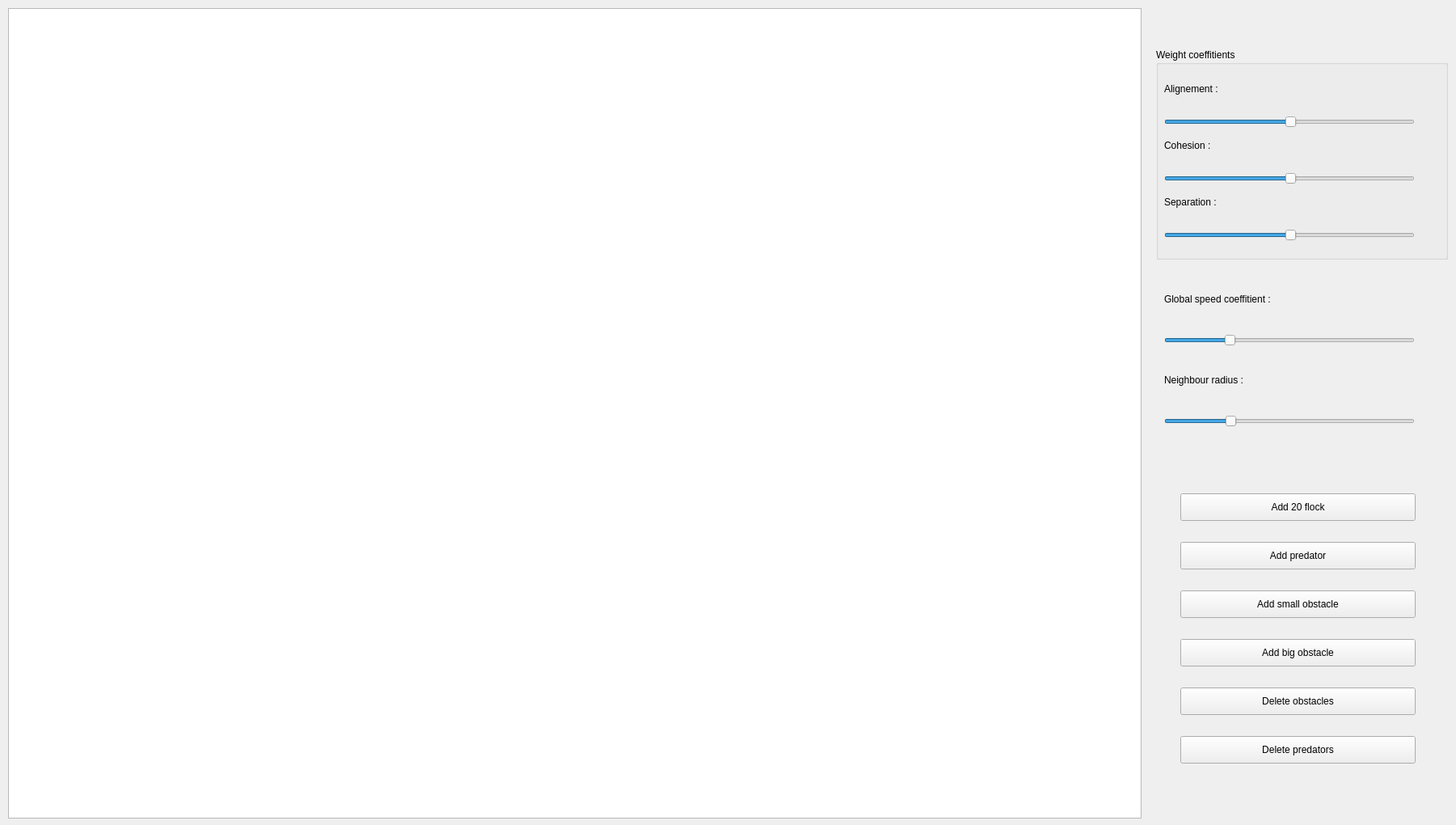
<?xml version="1.0" encoding="UTF-8"?>
<ui version="4.0">
 <class>MainWindow</class>
 <widget class="QMainWindow" name="MainWindow">
  <property name="geometry">
   <rect>
    <x>0</x>
    <y>0</y>
    <width>1801</width>
    <height>1020</height>
   </rect>
  </property>
  <property name="windowTitle">
   <string>MainWindow</string>
  </property>
  <widget class="QWidget" name="centralWidget">
   <widget class="QGraphicsView" name="view">
    <property name="geometry">
     <rect>
      <x>10</x>
      <y>10</y>
      <width>1402</width>
      <height>1002</height>
     </rect>
    </property>
    <property name="mouseTracking">
     <bool>false</bool>
    </property>
   </widget>
   <widget class="QGroupBox" name="groupBox">
    <property name="geometry">
     <rect>
      <x>1430</x>
      <y>60</y>
      <width>361</width>
      <height>261</height>
     </rect>
    </property>
    <property name="title">
     <string>Weight coeffitients</string>
    </property>
    <widget class="QLabel" name="label_2">
     <property name="geometry">
      <rect>
       <x>10</x>
       <y>40</y>
       <width>131</width>
       <height>19</height>
      </rect>
     </property>
     <property name="text">
      <string>Alignement :</string>
     </property>
    </widget>
    <widget class="QSlider" name="alignmentSlider">
     <property name="geometry">
      <rect>
       <x>10</x>
       <y>80</y>
       <width>310</width>
       <height>22</height>
      </rect>
     </property>
     <property name="sliderPosition">
      <number>50</number>
     </property>
     <property name="orientation">
      <enum>Qt::Horizontal</enum>
     </property>
    </widget>
    <widget class="QLabel" name="label_3">
     <property name="geometry">
      <rect>
       <x>10</x>
       <y>110</y>
       <width>151</width>
       <height>19</height>
      </rect>
     </property>
     <property name="text">
      <string>Cohesion :</string>
     </property>
    </widget>
    <widget class="QSlider" name="cohesionSlider">
     <property name="geometry">
      <rect>
       <x>10</x>
       <y>150</y>
       <width>310</width>
       <height>22</height>
      </rect>
     </property>
     <property name="sliderPosition">
      <number>50</number>
     </property>
     <property name="orientation">
      <enum>Qt::Horizontal</enum>
     </property>
    </widget>
    <widget class="QLabel" name="label">
     <property name="geometry">
      <rect>
       <x>10</x>
       <y>180</y>
       <width>101</width>
       <height>19</height>
      </rect>
     </property>
     <property name="text">
      <string>Separation :</string>
     </property>
    </widget>
    <widget class="QSlider" name="separationSlider">
     <property name="geometry">
      <rect>
       <x>10</x>
       <y>220</y>
       <width>310</width>
       <height>22</height>
      </rect>
     </property>
     <property name="value">
      <number>50</number>
     </property>
     <property name="orientation">
      <enum>Qt::Horizontal</enum>
     </property>
    </widget>
   </widget>
   <widget class="QSlider" name="speedSlider">
    <property name="geometry">
     <rect>
      <x>1440</x>
      <y>410</y>
      <width>310</width>
      <height>22</height>
     </rect>
    </property>
    <property name="maximum">
     <number>400</number>
    </property>
    <property name="singleStep">
     <number>5</number>
    </property>
    <property name="value">
     <number>100</number>
    </property>
    <property name="orientation">
     <enum>Qt::Horizontal</enum>
    </property>
   </widget>
   <widget class="QLabel" name="label_4">
    <property name="geometry">
     <rect>
      <x>1440</x>
      <y>360</y>
      <width>181</width>
      <height>19</height>
     </rect>
    </property>
    <property name="text">
     <string>Global speed coeffitient :</string>
    </property>
   </widget>
   <widget class="QLabel" name="label_5">
    <property name="geometry">
     <rect>
      <x>1440</x>
      <y>460</y>
      <width>161</width>
      <height>19</height>
     </rect>
    </property>
    <property name="text">
     <string>Neighbour radius :</string>
    </property>
   </widget>
   <widget class="QSlider" name="radiusSlider">
    <property name="geometry">
     <rect>
      <x>1440</x>
      <y>510</y>
      <width>310</width>
      <height>22</height>
     </rect>
    </property>
    <property name="minimum">
     <number>5</number>
    </property>
    <property name="maximum">
     <number>300</number>
    </property>
    <property name="value">
     <number>80</number>
    </property>
    <property name="sliderPosition">
     <number>80</number>
    </property>
    <property name="orientation">
     <enum>Qt::Horizontal</enum>
    </property>
   </widget>
   <widget class="QPushButton" name="addPredator">
    <property name="geometry">
     <rect>
      <x>1460</x>
      <y>670</y>
      <width>291</width>
      <height>34</height>
     </rect>
    </property>
    <property name="text">
     <string>Add predator</string>
    </property>
   </widget>
   <widget class="QPushButton" name="addSmallObstacle">
    <property name="geometry">
     <rect>
      <x>1460</x>
      <y>730</y>
      <width>291</width>
      <height>34</height>
     </rect>
    </property>
    <property name="text">
     <string>Add small obstacle</string>
    </property>
   </widget>
   <widget class="QPushButton" name="AddBigObstacle">
    <property name="geometry">
     <rect>
      <x>1460</x>
      <y>790</y>
      <width>291</width>
      <height>34</height>
     </rect>
    </property>
    <property name="text">
     <string>Add big obstacle</string>
    </property>
   </widget>
   <widget class="QPushButton" name="delObstacles">
    <property name="geometry">
     <rect>
      <x>1460</x>
      <y>850</y>
      <width>291</width>
      <height>34</height>
     </rect>
    </property>
    <property name="text">
     <string>Delete obstacles</string>
    </property>
   </widget>
   <widget class="QPushButton" name="delPredators">
    <property name="geometry">
     <rect>
      <x>1460</x>
      <y>910</y>
      <width>291</width>
      <height>34</height>
     </rect>
    </property>
    <property name="text">
     <string>Delete predators</string>
    </property>
   </widget>
   <widget class="QPushButton" name="addFlock">
    <property name="geometry">
     <rect>
      <x>1460</x>
      <y>610</y>
      <width>291</width>
      <height>34</height>
     </rect>
    </property>
    <property name="text">
     <string>Add 20 flock</string>
    </property>
   </widget>
  </widget>
 </widget>
 <layoutdefault spacing="6" margin="11"/>
 <resources/>
 <connections/>
</ui>
